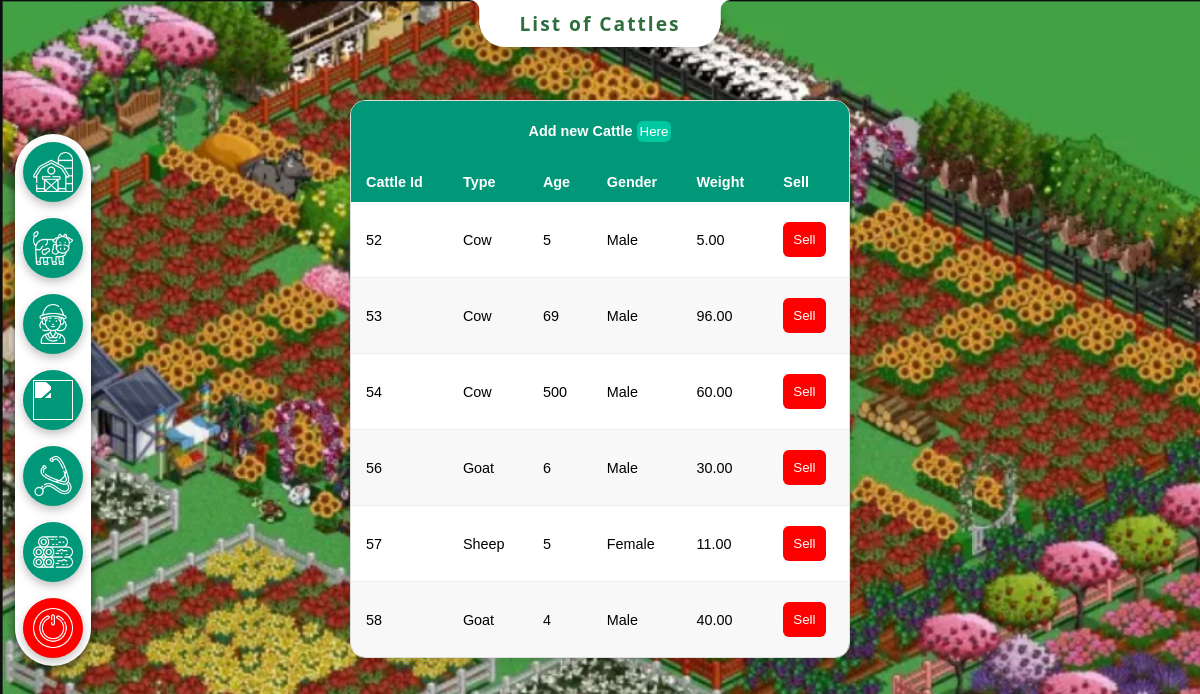
Screenshot of /CSE-370-project2/showcattle.php (signed in) with the database file from the repository.
### tables this page shows
CREATE TABLE `cattle` (
  `cattle_id` int(11) NOT NULL,
  `age` int(11) DEFAULT NULL,
  `gender` enum('Male','Female') DEFAULT NULL,
  `weight` decimal(6,2) DEFAULT NULL,
  `cattle_type` enum('Cow','Goat','Sheep') DEFAULT NULL
);

CREATE TABLE `owns_cattle` (
  `user_name` varchar(255) NOT NULL,
  `cattle_id` int(11) NOT NULL
);

### CSE-370-project2/showcattle.php (the view, shortened to what this page needs)
<!DOCTYPE html>
<html>
<head>
    <link rel="stylesheet" href="assets/style.css">
</head>
<body class="farm-bg" margin="50px">
<div class="topbar">
        <button type="button" onclick="location.href='dashboard.php'" title="Home"><img src="assets/img/barn.png"></button>
        <button onclick="showCattle()"><img src="assets/img/cattle.png"></button>
        <button onclick="showWorker()"><img src="assets/img/worker.png"></button>
        <button onclick="showProduct()"><img src="assets/img/product.png"></button>
        <button onclick="medical_record()"><img src="assets/img/medical.png"></button>
        <button onclick="showLog()"><img src="assets/img/wood.png"></button>
        <button style='background:red;' onclick="location.href='logout.php'"><img src="assets/img/logout.png"></button>
</div>
    <div class="header-notch">
        <h1>List of Cattles</h1>
    </div>
        <table class="table">
            <thead>
                <tr>
                    <th colspan="6" style="text-align: center;"> Add new Cattle <button onclick="addCattle()" style="padding:3px 3px;">Here</button></th>
                </tr>
                <tr>
                    <th>Cattle Id</th>
                    <th>Type</th>
                    <th>Age</th>
                    <th>Gender</th>
                    <th>Weight</th>
                    <th>Sell</th>
                </tr>
            </thead>
            <tbody>
                <?php
                require_once "db.php";
                $sql="SELECT * from cattle c join owns_cattle o on c.cattle_id = o.cattle_id WHERE o.user_name = '"
    .               mysqli_real_escape_string($conn, $_SESSION['user']) . "'";
                $result=mysqli_query($conn,$sql);
                if (mysqli_num_rows($result)> 0) {
                while ($row=mysqli_fetch_assoc($result)) {
                    echo "<tr>
                        <td>{$row['cattle_id']}</td>
                        <td>{$row['cattle_type']}</td>
                        <td>{$row['age']}</td>
                        <td>{$row['gender']}</td>
                        <td>{$row['weight']}</td>
                        <td>
                            <form method='post' style='margin:0;'>
                                <input type='hidden' name='sell_cattle_id' value='{$row['cattle_id']}'>
                                <button type='submit' style='background:red;'>Sell</button>
                            </form>
                        </td>
                    </tr>";
                }
            } else {
                echo "<tr><td colspan='6'>No cattle found.</td></tr>";
            }
                ?>
            </tbody>
        </table>
</body>
</html>

### CSE-370-project2/assets/style.css (style rules this page uses)
body { margin:0; font-family: 'Segoe UI', sans-serif; background: linear-gradient(#c7e8ca,#f0fff4); }
.farm-bg { background-image: url('img/farmBG.png'); background-size: cover; background-attachment: fixed; }
input, select, button { width: auto; padding: 10px; margin: 8px 0; border-radius: 6px; border: 1px solid #b7d3b7; }
button { background: #00c9a1; color: white; border: none; cursor: pointer; }
.table { border-collapse: separate; border-spacing: 0; border-radius: 15px; overflow: hidden; margin: 100px auto; font-size: 0.9em; font-family: sans-serif; width: 500px; box-shadow: 0 4px 15px rgba(0, 0, 0, 0.1); border: 1px solid #dddddd; }
.table thead tr { background-color: #009879; color: #ffffff; text-align: left; }
.table th, .table td { padding: 12px 15px; }
.table tbody tr { background-color: white; }
.table tbody tr:nth-of-type(even) { background-color: #f8f8f8; }
.table tbody tr td { border-bottom: 1px solid #eeeeee; }
.table tbody tr:last-of-type td { border-bottom: none; }
.topbar { position: fixed; top: 50%; left: 0; transform: translateY(-50%); width: 60px; height: auto; background: rgba(255,255,255); margin-left: 15px; display: flex; flex-direction: column; align-items: center; justify-content: flex-start; padding: 0px 8px; gap: 0px; box-shadow: 0 4px 10px rgba(0,0,0,.60); z-index: 1000; border-radius: 70px; }
.topbar button { width: 60px; height: 60px; display: flex; align-items: center; justify-content: center; box-shadow: 0 4px 10px rgba(0,0,0,.25); background:#009879; border-radius: 50%; overflow: hidden; padding: 0; }
.topbar button img { width: 40px; height: 40px; object-fit: contain; filter: brightness(0) invert(1); }
.header-notch { position: fixed; top: 0; left: 50%; transform: translateX(-50%); background-color: rgb(255,255,255); color: white; padding: 10px 40px; border-radius: 0 0 25px 25px; box-shadow: 0 4px 15px rgba(0, 0, 0, 0.2); z-index: 1001; display: flex; align-items: center; justify-content: center; }
.header-notch h1 { color:#2f6f3e; margin: 0px; font-size: 1.2rem; font-family: 'Segoe UI', sans-serif; letter-spacing: 2px; font-weight: 750; }
.header-notch::before, .header-notch::after { content: ""; position: absolute; top: 0; width: 25px; height: 25px; background: transparent; }
.header-notch::before { left: -25px; border-radius: 0 10px 0 0; box-shadow: 10px 0 0 0 rgb(255,255,255); }
.header-notch::after { right: -25px; border-radius: 10px 0 0 0; box-shadow: -10px 0 0 0 rgb(255,255,255); }

### rows the page displays
cattle: owns_cattle.cattle_id "52", cattle_type "Cow", age "5", gender "Male", weight "5.00"
cattle: owns_cattle.cattle_id "53", cattle_type "Cow", age "69", gender "Male", weight "96.00"
cattle: owns_cattle.cattle_id "54", cattle_type "Cow", age "500", gender "Male", weight "60.00"
cattle: owns_cattle.cattle_id "56", cattle_type "Goat", age "6", gender "Male", weight "30.00"
cattle: owns_cattle.cattle_id "57", cattle_type "Sheep", age "5", gender "Female", weight "11.00"
cattle: owns_cattle.cattle_id "58", cattle_type "Goat", age "4", gender "Male", weight "40.00"
